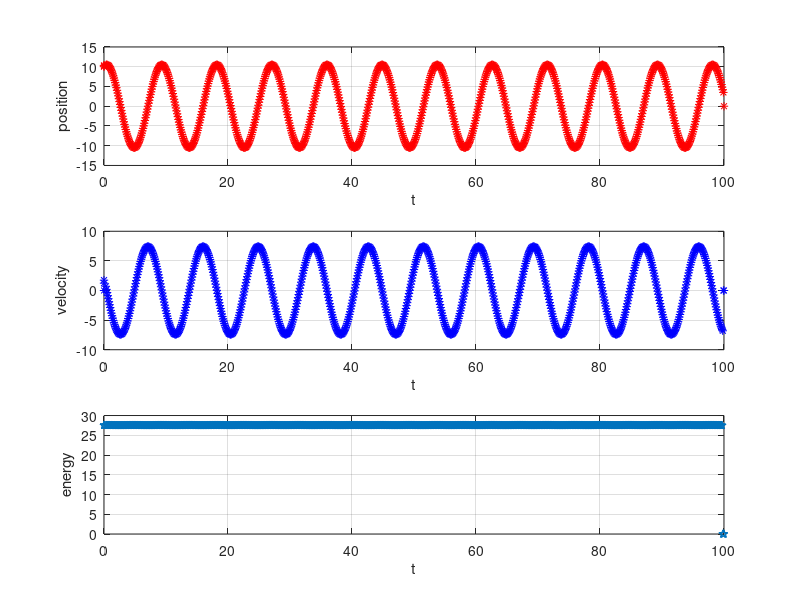

The MATLAB script that drew this image:
clear all;
close all; 
clf;

N=1000;

x=zeros(1,N+1);
v=zeros(1,N+1);
E=zeros(1,N+1);
tfinal=100;
tau=tfinal/N;
k=0.5;
m=1;
t(1)=0;    %Initial conditions
x(1)=10;
v(2)=2;
x(2)=x(1)+v(2)*tau;

for i=3:N       %Iteration for the calculation of second derivate
  t(i+1)=i*tau;
  x(i)=2*x(i-1)-x(i-2)-(k/m)*x(i-1)*tau*tau;  %Re-write of the second derivate for dumped oscillator eq 
  v(i-1)=(x(i)-x(i-2))/(2*tau);  %the 2 term is because there are two time intervals being considered
  E(i-2)=.5*m*v(i-1)^2+.5*k*x(i-1)^2;
end

subplot(3,1,1)
plot(t,x,'*r')
grid on
xlabel('t') ;
ylabel('position');

subplot(3,1,2)
plot(t,v,'*b')
grid on;
xlabel('t') ;
ylabel('velocity');


subplot(3,1,3)
plot(t,E,'*p')
grid on;
xlabel('t') ;
ylabel('energy');
